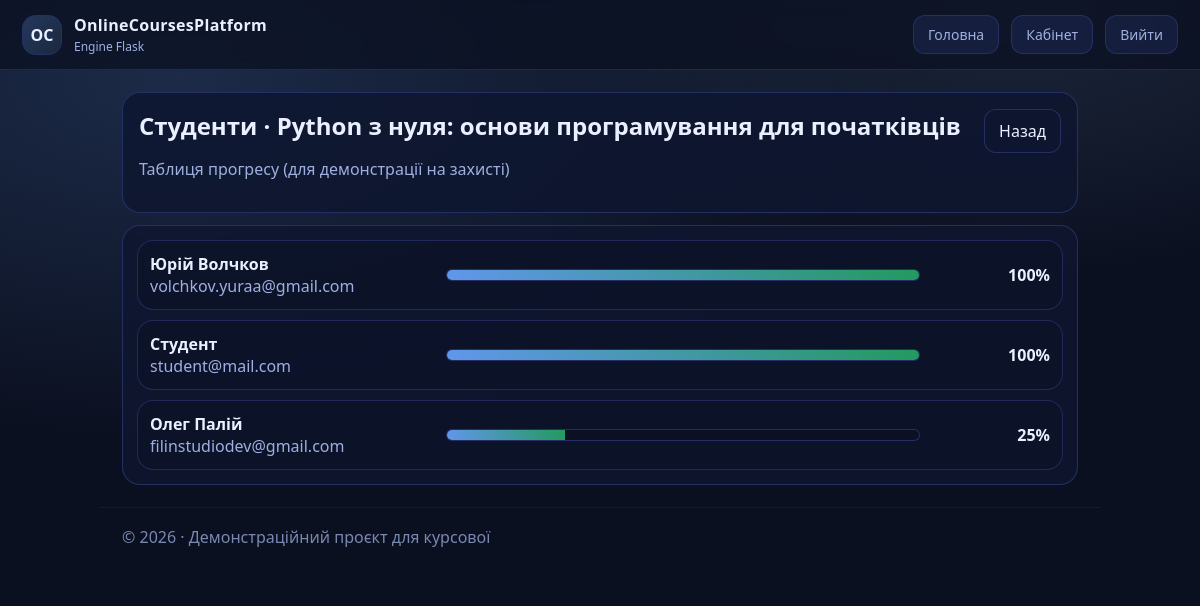
The page /instructor/courses/2/students (signed in) on the database its author committed.
### models.py (models this page shows)
class Course(db.Model):
    id = db.Column(db.Integer, primary_key=True)
    title = db.Column(db.String(200), nullable=False)
    description = db.Column(db.Text, nullable=True)
    teacher_id = db.Column(db.Integer, db.ForeignKey("user.id"), nullable=False)
    created_at = db.Column(db.DateTime, default=datetime.utcnow)
    is_published = db.Column(db.Boolean, default=True)

class User(UserMixin, db.Model):
    id = db.Column(db.Integer, primary_key=True)
    full_name = db.Column(db.String(200), nullable=False, default="User")
    email = db.Column(db.String(255), unique=True, nullable=False)
    password_hash = db.Column(db.String(255), nullable=False)
    created_at = db.Column(db.DateTime, default=datetime.utcnow)
    role = db.Column(db.String(20), nullable=False, default="student")

### routes.py (the view)
@app.get("/instructor/courses/<int:course_id>/students")
@login_required
def instructor_students(course_id):
    require_teacher()
    course = Course.query.get_or_404(course_id)
    if course.teacher_id != current_user.id:
        abort(403)
    enrolls = Enrollment.query.filter_by(course_id=course.id).all()
    rows = []
    for e in enrolls:
        student = User.query.get(e.student_id)
        prog = course_progress(student.id, course.id)
        rows.append({
            "full_name": student.full_name,
            "email": student.email,
            "percent": prog["percent"],
        })
    rows.sort(key=lambda x: x["percent"], reverse=True)
    return render_template("instructor_students.html", course=course, rows=rows)

### helpers.py (called while the page is built, shortened)
def require_teacher():
    if not current_user.is_authenticated or current_user.role != "teacher":
        abort(403)

def seed_once():
    db.create_all()
    if User.query.first():
        return

def course_progress(student_id: int, course_id: int) -> dict:
    strategy = get_progress_strategy(course_id)
    return strategy.calculate(student_id, course_id)

### models.py (called while the page is built)
@login_manager.user_loader
def load_user(user_id):
    return User.query.get(int(user_id))

### patterns.py (called while the page is built)
def get_progress_strategy(course_id: int) -> ProgressStrategy:
    has_any_quiz = (
        db.session.query(Quiz.id)
        .join(Lesson, Quiz.lesson_id == Lesson.id)
        .join(Module, Lesson.module_id == Module.id)
        .filter(Module.course_id == course_id)
        .first()
        is not None
    )
    if has_any_quiz:
        return QuizAwareProgressStrategy()
    return SimpleProgressStrategy()

### routes.py (called while the page is built)
@app.before_request
def _seed():
    seed_once()

### templates/instructor_students.html
{% extends "base.html" %}
{% block page_css %}
<link rel="stylesheet" href="{{ url_for('static', filename='css/students.css') }}">
{% endblock %}
{% block content %}
<section class="students-head">
  <div>
    <h1>Студенти · {{ course.title }}</h1>
    <p class="muted">Таблиця прогресу (для демонстрації на захисті)</p>
  </div>
  <a class="btn" href="{{ url_for('course_view', course_id=course.id) }}">Назад</a>
</section>
<section class="table">
  {% if rows|length == 0 %}
    <div class="empty">Ніхто ще не записався на курс.</div>
  {% else %}
    {% for r in rows %}
      <div class="trow">
        <div class="who">
          <div class="name">{{ r.full_name }}</div>
          <div class="muted">{{ r.email }}</div>
        </div>
        <div class="meter">
          <div class="meter-bar" style="width: {{ r.percent }}%"></div>
        </div>
        <div class="pct">{{ r.percent }}%</div>
      </div>
    {% endfor %}
  {% endif %}
</section>
{% endblock %}

### static/css/base.css (style rules this page uses)
:root { --bg:#0b1020; --card:#0f1730; --stroke:#27326b; --text:#eaf0ff; --muted:#9fb0e0; --primary:#6aa5ff; --primary2:#9ad0ff; --ok:#2ed47a; }
* { box-sizing:border-box; }
html,body { height:100%; }
body { margin:0; color:var(--text); background: radial-gradient(1200px 600px at 15% 10%, rgba(106,165,255,.18), transparent 60%), radial-gradient(900px 500px at 85% 0%, rgba(154,208,255,.12), transparent 55%), var(--bg); font-family: system-ui, -apple-system, Segoe UI, Roboto, Arial, sans-serif; }
a { color:inherit; text-decoration:none; }
.btn { padding:10px 14px; border-radius:12px; border:1px solid rgba(39,50,107,.9); background: rgba(15,23,48,.9); color:var(--text); cursor:pointer; display:inline-flex; align-items:center; gap:8px; transition: all .18s ease; }
.muted { color:var(--muted); }

### static/css/students.css (style rules this page uses)
.students-head { display:flex; justify-content:space-between; align-items:flex-start; gap:12px; padding:16px; border-radius:18px; background: rgba(15,23,48,.86); border:1px solid rgba(39,50,107,.9); }
.students-head h1 { margin:0; font-size:24px; }
.table { margin-top:12px; padding:14px; border-radius:18px; background: rgba(15,23,48,.82); border:1px solid rgba(39,50,107,.9); display:grid; gap:10px; }
.trow { display:grid; grid-template-columns: 1.2fr 2fr .5fr; gap:12px; align-items:center; padding:12px; border-radius:16px; border:1px solid rgba(39,50,107,.75); background: rgba(11,16,32,.35); }
.who .name { font-weight:800; }
.meter { height:12px; border-radius:999px; border:1px solid rgba(39,50,107,.9); background: rgba(11,16,32,.55); overflow:hidden; }
.meter-bar { height:100%; width:0%; background: linear-gradient(90deg, rgba(106,165,255,.9), rgba(46,212,122,.7)); }
.pct { text-align:right; font-weight:800; }

### rows shown on the page
Course: title "Python з нуля: основи програмування для початківців"
User: full_name "Юрій Волчков", email "volchkov.yuraa@gmail.com", percent "100"
User: full_name "Студент", email "student@mail.com", percent "100"
User: full_name "Олег Палій", email "filinstudiodev@gmail.com", percent "25"

### other values the page prints
{{ 2026 }} "2026"
